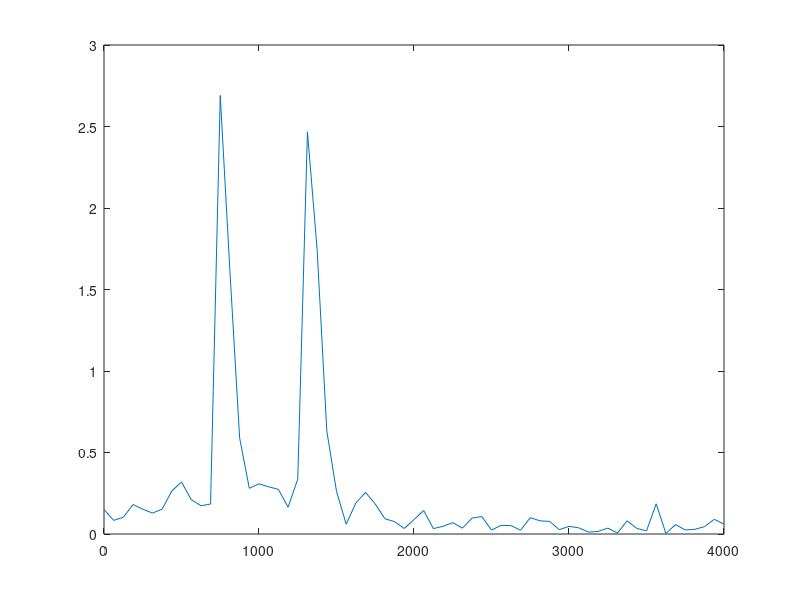

Recreate this plot in MATLAB.
fs = 8000;  %sample rate 8khz
Ts = 1/fs;


l = 108;   %number of samples 2*fs = 2s

t = (0:l-1)*Ts;   %timebase

f1 = 770;
f2 = 1336;

A1 = 3;
A2 = 3;

% generate the signal
signal = A1*sin(2*pi*f1*t) ...
    + A2*sin(2*pi*f2*t);


signal = awgn(signal,10);   % add noise

%stem(t,signal);

nfft = 2^nextpow2(l);
y = fft(signal, nfft) / l;
f = fs/2*linspace(0,1,nfft/2+1);

plot(f,2*abs(y(1:nfft/2+1)));

